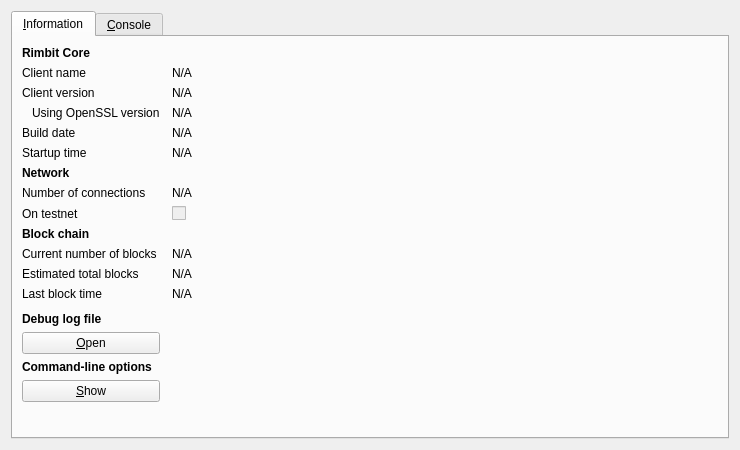
<?xml version="1.0" encoding="UTF-8"?>
<ui version="4.0">
 <class>RPCConsole</class>
 <widget class="QDialog" name="RPCConsole">
  <property name="geometry">
   <rect>
    <x>0</x>
    <y>0</y>
    <width>740</width>
    <height>450</height>
   </rect>
  </property>
  <property name="windowTitle">
   <string>Rimbit - Debug window</string>
  </property>
  <layout class="QVBoxLayout" name="verticalLayout_2">
   <item>
    <widget class="QTabWidget" name="tabWidget">
     <property name="currentIndex">
      <number>0</number>
     </property>
     <widget class="QWidget" name="tab_info">
      <attribute name="title">
       <string>&amp;Information</string>
      </attribute>
      <layout class="QGridLayout" name="gridLayout" columnstretch="0,1">
       <property name="horizontalSpacing">
        <number>12</number>
       </property>
       <item row="0" column="0">
        <widget class="QLabel" name="label_9">
         <property name="font">
          <font>
           <weight>75</weight>
           <bold>true</bold>
          </font>
         </property>
         <property name="text">
          <string>Rimbit Core</string>
         </property>
        </widget>
       </item>
       <item row="1" column="0">
        <widget class="QLabel" name="label_5">
         <property name="text">
          <string>Client name</string>
         </property>
        </widget>
       </item>
       <item row="1" column="1">
        <widget class="QLabel" name="clientName">
         <property name="cursor">
          <cursorShape>IBeamCursor</cursorShape>
         </property>
         <property name="text">
          <string>N/A</string>
         </property>
         <property name="textFormat">
          <enum>Qt::PlainText</enum>
         </property>
         <property name="textInteractionFlags">
          <set>Qt::LinksAccessibleByMouse|Qt::TextSelectableByKeyboard|Qt::TextSelectableByMouse</set>
         </property>
        </widget>
       </item>
       <item row="2" column="0">
        <widget class="QLabel" name="label_6">
         <property name="text">
          <string>Client version</string>
         </property>
        </widget>
       </item>
       <item row="2" column="1">
        <widget class="QLabel" name="clientVersion">
         <property name="cursor">
          <cursorShape>IBeamCursor</cursorShape>
         </property>
         <property name="text">
          <string>N/A</string>
         </property>
         <property name="textFormat">
          <enum>Qt::PlainText</enum>
         </property>
         <property name="textInteractionFlags">
          <set>Qt::LinksAccessibleByMouse|Qt::TextSelectableByKeyboard|Qt::TextSelectableByMouse</set>
         </property>
        </widget>
       </item>
       <item row="3" column="0">
        <widget class="QLabel" name="label_14">
         <property name="text">
          <string>Using OpenSSL version</string>
         </property>
         <property name="indent">
          <number>10</number>
         </property>
        </widget>
       </item>
       <item row="3" column="1">
        <widget class="QLabel" name="openSSLVersion">
         <property name="cursor">
          <cursorShape>IBeamCursor</cursorShape>
         </property>
         <property name="text">
          <string>N/A</string>
         </property>
         <property name="textFormat">
          <enum>Qt::PlainText</enum>
         </property>
         <property name="textInteractionFlags">
          <set>Qt::LinksAccessibleByMouse|Qt::TextSelectableByKeyboard|Qt::TextSelectableByMouse</set>
         </property>
        </widget>
       </item>
       <item row="4" column="0">
        <widget class="QLabel" name="label_12">
         <property name="text">
          <string>Build date</string>
         </property>
        </widget>
       </item>
       <item row="4" column="1">
        <widget class="QLabel" name="buildDate">
         <property name="cursor">
          <cursorShape>IBeamCursor</cursorShape>
         </property>
         <property name="text">
          <string>N/A</string>
         </property>
         <property name="textFormat">
          <enum>Qt::PlainText</enum>
         </property>
         <property name="textInteractionFlags">
          <set>Qt::LinksAccessibleByMouse|Qt::TextSelectableByKeyboard|Qt::TextSelectableByMouse</set>
         </property>
        </widget>
       </item>
       <item row="5" column="0">
        <widget class="QLabel" name="label_13">
         <property name="text">
          <string>Startup time</string>
         </property>
        </widget>
       </item>
       <item row="5" column="1">
        <widget class="QLabel" name="startupTime">
         <property name="cursor">
          <cursorShape>IBeamCursor</cursorShape>
         </property>
         <property name="text">
          <string>N/A</string>
         </property>
         <property name="textFormat">
          <enum>Qt::PlainText</enum>
         </property>
         <property name="textInteractionFlags">
          <set>Qt::LinksAccessibleByMouse|Qt::TextSelectableByKeyboard|Qt::TextSelectableByMouse</set>
         </property>
        </widget>
       </item>
       <item row="6" column="0">
        <widget class="QLabel" name="label_11">
         <property name="font">
          <font>
           <weight>75</weight>
           <bold>true</bold>
          </font>
         </property>
         <property name="text">
          <string>Network</string>
         </property>
        </widget>
       </item>
       <item row="7" column="0">
        <widget class="QLabel" name="label_7">
         <property name="text">
          <string>Number of connections</string>
         </property>
        </widget>
       </item>
       <item row="7" column="1">
        <widget class="QLabel" name="numberOfConnections">
         <property name="cursor">
          <cursorShape>IBeamCursor</cursorShape>
         </property>
         <property name="text">
          <string>N/A</string>
         </property>
         <property name="textFormat">
          <enum>Qt::PlainText</enum>
         </property>
         <property name="textInteractionFlags">
          <set>Qt::LinksAccessibleByMouse|Qt::TextSelectableByKeyboard|Qt::TextSelectableByMouse</set>
         </property>
        </widget>
       </item>
       <item row="8" column="0">
        <widget class="QLabel" name="label_8">
         <property name="text">
          <string>On testnet</string>
         </property>
        </widget>
       </item>
       <item row="8" column="1">
        <widget class="QCheckBox" name="isTestNet">
         <property name="enabled">
          <bool>false</bool>
         </property>
         <property name="text">
          <string/>
         </property>
        </widget>
       </item>
       <item row="9" column="0">
        <widget class="QLabel" name="label_10">
         <property name="font">
          <font>
           <weight>75</weight>
           <bold>true</bold>
          </font>
         </property>
         <property name="text">
          <string>Block chain</string>
         </property>
        </widget>
       </item>
       <item row="10" column="0">
        <widget class="QLabel" name="label_3">
         <property name="text">
          <string>Current number of blocks</string>
         </property>
        </widget>
       </item>
       <item row="10" column="1">
        <widget class="QLabel" name="numberOfBlocks">
         <property name="cursor">
          <cursorShape>IBeamCursor</cursorShape>
         </property>
         <property name="text">
          <string>N/A</string>
         </property>
         <property name="textFormat">
          <enum>Qt::PlainText</enum>
         </property>
         <property name="textInteractionFlags">
          <set>Qt::LinksAccessibleByMouse|Qt::TextSelectableByKeyboard|Qt::TextSelectableByMouse</set>
         </property>
        </widget>
       </item>
       <item row="11" column="0">
        <widget class="QLabel" name="label_4">
         <property name="text">
          <string>Estimated total blocks</string>
         </property>
        </widget>
       </item>
       <item row="11" column="1">
        <widget class="QLabel" name="totalBlocks">
         <property name="cursor">
          <cursorShape>IBeamCursor</cursorShape>
         </property>
         <property name="text">
          <string>N/A</string>
         </property>
         <property name="textFormat">
          <enum>Qt::PlainText</enum>
         </property>
         <property name="textInteractionFlags">
          <set>Qt::LinksAccessibleByMouse|Qt::TextSelectableByKeyboard|Qt::TextSelectableByMouse</set>
         </property>
        </widget>
       </item>
       <item row="12" column="0">
        <widget class="QLabel" name="label_2">
         <property name="text">
          <string>Last block time</string>
         </property>
        </widget>
       </item>
       <item row="12" column="1">
        <widget class="QLabel" name="lastBlockTime">
         <property name="cursor">
          <cursorShape>IBeamCursor</cursorShape>
         </property>
         <property name="text">
          <string>N/A</string>
         </property>
         <property name="textFormat">
          <enum>Qt::PlainText</enum>
         </property>
         <property name="textInteractionFlags">
          <set>Qt::LinksAccessibleByMouse|Qt::TextSelectableByKeyboard|Qt::TextSelectableByMouse</set>
         </property>
        </widget>
       </item>
       <item row="13" column="0">
        <spacer name="verticalSpacer_2">
         <property name="orientation">
          <enum>Qt::Vertical</enum>
         </property>
         <property name="sizeHint" stdset="0">
          <size>
           <width>20</width>
           <height>20</height>
          </size>
         </property>
        </spacer>
       </item>
       <item row="14" column="0">
        <widget class="QLabel" name="labelDebugLogfile">
         <property name="font">
          <font>
           <weight>75</weight>
           <bold>true</bold>
          </font>
         </property>
         <property name="text">
          <string>Debug log file</string>
         </property>
        </widget>
       </item>
       <item row="15" column="0">
        <widget class="QPushButton" name="openDebugLogfileButton">
         <property name="toolTip">
          <string>Open the Rimbit debug log file from the current data directory. This can take a few seconds for large log files.</string>
         </property>
         <property name="text">
          <string>&amp;Open</string>
         </property>
         <property name="autoDefault">
          <bool>false</bool>
         </property>
        </widget>
       </item>
       <item row="16" column="0">
        <widget class="QLabel" name="labelCLOptions">
         <property name="font">
          <font>
           <weight>75</weight>
           <bold>true</bold>
          </font>
         </property>
         <property name="text">
          <string>Command-line options</string>
         </property>
        </widget>
       </item>
       <item row="17" column="0">
        <widget class="QPushButton" name="showCLOptionsButton">
         <property name="toolTip">
          <string>Show the Rimbit-Qt help message to get a list with possible Rimbit command-line options.</string>
         </property>
         <property name="text">
          <string>&amp;Show</string>
         </property>
         <property name="autoDefault">
          <bool>false</bool>
         </property>
        </widget>
       </item>
       <item row="18" column="0">
        <spacer name="verticalSpacer">
         <property name="orientation">
          <enum>Qt::Vertical</enum>
         </property>
         <property name="sizeHint" stdset="0">
          <size>
           <width>20</width>
           <height>40</height>
          </size>
         </property>
        </spacer>
       </item>
      </layout>
     </widget>
     <widget class="QWidget" name="tab_console">
      <attribute name="title">
       <string>&amp;Console</string>
      </attribute>
      <layout class="QVBoxLayout" name="verticalLayout_3">
       <property name="spacing">
        <number>3</number>
       </property>
       <item>
        <widget class="QTextEdit" name="messagesWidget">
         <property name="minimumSize">
          <size>
           <width>0</width>
           <height>100</height>
          </size>
         </property>
         <property name="readOnly">
          <bool>true</bool>
         </property>
         <property name="tabKeyNavigation" stdset="0">
          <bool>false</bool>
         </property>
         <property name="columnCount" stdset="0">
          <number>2</number>
         </property>
        </widget>
       </item>
       <item>
        <layout class="QHBoxLayout" name="horizontalLayout">
         <property name="spacing">
          <number>3</number>
         </property>
         <item>
          <widget class="QLabel" name="label">
           <property name="text">
            <string notr="true">&gt;</string>
           </property>
          </widget>
         </item>
         <item>
          <widget class="QLineEdit" name="lineEdit"/>
         </item>
         <item>
          <widget class="QPushButton" name="clearButton">
           <property name="maximumSize">
            <size>
             <width>24</width>
             <height>24</height>
            </size>
           </property>
           <property name="toolTip">
            <string>Clear console</string>
           </property>
           <property name="text">
            <string/>
           </property>
           <property name="icon">
            <iconset resource="../bitcoin.qrc">
             <normaloff>:/icons/remove</normaloff>:/icons/remove</iconset>
           </property>
           <property name="shortcut">
            <string notr="true">Ctrl+L</string>
           </property>
           <property name="autoDefault">
            <bool>false</bool>
           </property>
          </widget>
         </item>
        </layout>
       </item>
      </layout>
     </widget>
    </widget>
   </item>
  </layout>
 </widget>
 <resources>
  <include location="../bitcoin.qrc"/>
 </resources>
 <connections/>
</ui>
